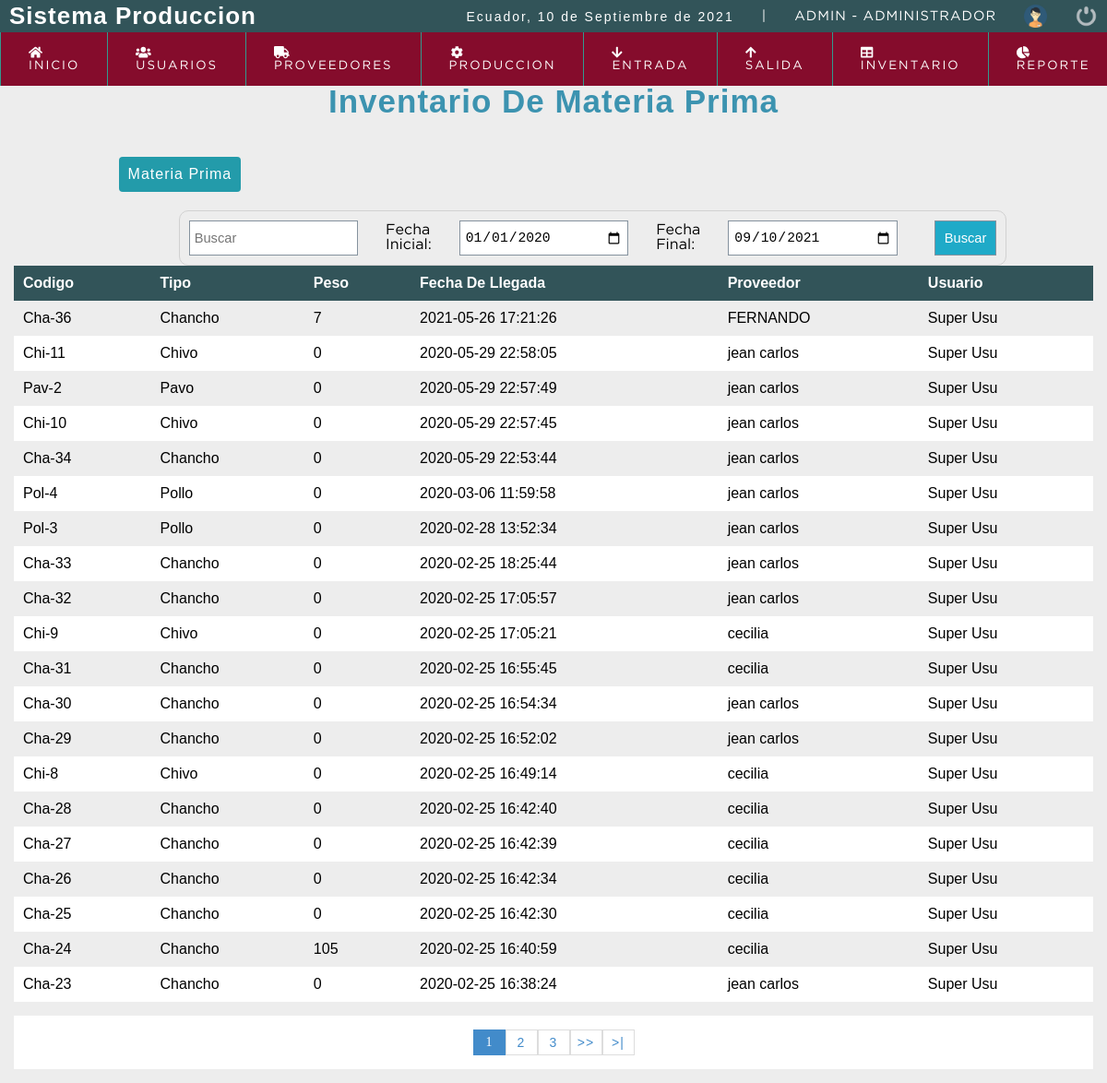
The app's page /sistema/inv_mat_pri.php (signed in) with its own data.
### tables this page shows
CREATE TABLE `mat_prima` (
  `id_mat` int(11) NOT NULL,
  `cod_mat_pri` varchar(11) NOT NULL,
  `id_prov` int(11) NOT NULL,
  `id_tip_mat` int(11) NOT NULL,
  `peso_lle` float NOT NULL,
  `fech_reg_mat` datetime NOT NULL DEFAULT current_timestamp(),
  `id_usu` int(11) NOT NULL,
  `estado_mate` int(11) NOT NULL DEFAULT 1
);

CREATE TABLE `tipo_mat` (
  `id_tip_mat` int(11) NOT NULL,
  `nom_tip_mat` varchar(50) NOT NULL
);

CREATE TABLE `proveedor` (
  `id_prov` int(11) NOT NULL,
  `ced_pro` varchar(10) NOT NULL,
  `ape_pro` varchar(50) NOT NULL,
  `nom_pro` varchar(50) NOT NULL,
  `cel_pro` int(10) NOT NULL,
  `cor_pro` text NOT NULL,
  `dir_pro` text NOT NULL,
  `ruc_emp` varchar(13) NOT NULL,
  `raz_emp` text NOT NULL,
  `nom_emp` varchar(20) NOT NULL,
  `dir_emp` text NOT NULL,
  `cor_emp` text NOT NULL,
  `tel_emp` varchar(10) NOT NULL,
  `id_tip_emp` int(5) NOT NULL,
  `fech_reg_pro` datetime NOT NULL DEFAULT current_timestamp(),
  `id_usu` int(11) NOT NULL,
  `estado` int(11) NOT NULL DEFAULT 1
);

CREATE TABLE `usuario` (
  `id_usu` int(11) NOT NULL,
  `ced_usu` varchar(10) NOT NULL,
  `nom_usu` varchar(50) NOT NULL,
  `ape_usu` varchar(50) NOT NULL,
  `cel_usu` varchar(10) DEFAULT NULL,
  `tel_usu` varchar(10) DEFAULT NULL,
  `dir_usu` text NOT NULL,
  `cor_usu` text NOT NULL,
  `cod_tip_usu` int(5) NOT NULL,
  `usu_usu` varchar(15) NOT NULL,
  `cla_usu` varchar(15) NOT NULL,
  `fech_reg_usu` datetime NOT NULL DEFAULT current_timestamp(),
  `estado` int(11) NOT NULL DEFAULT 1
);

### sistema/includes/functions.php (called while the page is built, shortened)
<?php
	function fechaC(){
		$mes = array("","Enero",
					  "Febrero",
					  "Marzo",
					  "Abril",
					  "Mayo",
					  "Junio",
					  "Julio",
					  "Agosto",
					  "Septiembre",
					  "Octubre",
					  "Noviembre",
					  "Diciembre");
		return date('d')." de ". $mes[date('n')] . " de " . date('Y');
	}
 ?>

### sistema/inv_mat_pri.php (the view, shortened to what this page needs)
<?php
include "conexion.php";
?>
<!DOCTYPE html>
<html lang="es">
<head>
	<?php include "includes/scripts.php"; ?>
</head>
<body>
	<?php include "includes/header.php"; ?>
	<section id="container">
		<div class="title_page">
			<h1>Inventario De Materia Prima</h1>
		</div>
		<div class="buscador">
			<a href="materia_prima.php" class="btn_nusuario" style="width: auto; padding: 10px;">Materia Prima</a>
			<form action="inv_mat_pri.php" method="GET" class="form_buscar">
				<?php include "includes/buscador.php"; ?>
			</form>
		</div>
		<div id="inv_mat_pri">
			<table>
				<tr>
					<th>Codigo</th>
					<th>Tipo</th>
					<th>Peso</th>
					<th>Fecha De Llegada</th>
					<?php if ($_SESSION['rol'] == 1) {
					?>
						<th>Proveedor</th>
						<th>Usuario</th>
					<?php  } ?>
				</tr>
				<?php
				$sql_registe = mysqli_query($conexion, "SELECT COUNT(*) AS total_registro
														FROM mat_prima u
															INNER JOIN tipo_mat t ON u.id_tip_mat = t.id_tip_mat
															INNER JOIN proveedor pr  ON u.id_prov = pr.id_prov
															INNER JOIN usuario us  ON u.id_usu = us.id_usu
														WHERE (u.id_mat LIKE '%$busqueda%'
															OR pr.nom_pro LIKE '%$busqueda%'
															OR t.nom_tip_mat LIKE '%$busqueda%'
															OR u.cod_mat_pri LIKE '%$busqueda%'
															OR us.nom_usu LIKE '%$busqueda%'
															OR u.peso_lle LIKE '%$busqueda%') AND estado_mate = 1 AND u.fech_reg_mat BETWEEN '$fecha1' AND '$fecha2'
														ORDER BY fech_reg_mat DESC");
				$result_register = mysqli_fetch_array($sql_registe);
				$total_registro = $result_register['total_registro'];
				$por_pagina = 20;
				if (empty($_GET['pagina'])) {
					$pagina = 1;
				} else {
					$pagina = $_GET['pagina'];
				}
				$desde = ($pagina - 1) * $por_pagina;
				$total_paginas = ceil($total_registro / $por_pagina);
				$query = mysqli_query($conexion, "SELECT u.id_mat, pr.nom_pro, t.nom_tip_mat, u.peso_lle,u.cod_mat_pri, us.nom_usu, u.fech_reg_mat
			FROM mat_prima u
	    	 	INNER JOIN tipo_mat t ON u.id_tip_mat = t.id_tip_mat
	    	 	INNER JOIN proveedor pr  ON u.id_prov = pr.id_prov
	    	 	INNER JOIN usuario us  ON u.id_usu = us.id_usu
	    	WHERE (u.id_mat LIKE '%$busqueda%'
			 	OR pr.nom_pro LIKE '%$busqueda%'
				OR t.nom_tip_mat LIKE '%$busqueda%'
				OR u.cod_mat_pri LIKE '%$busqueda%'
	    		OR us.nom_usu LIKE '%$busqueda%'
	    		OR u.peso_lle LIKE '%$busqueda%')
				AND estado_mate = 1
				AND u.fech_reg_mat BETWEEN '$fecha1' AND '$fecha2'
				ORDER BY fech_reg_mat DESC
				LIMIT $desde,$por_pagina");
				$result = mysqli_num_rows($query);
				if ($result > 0) {
					while ($data = mysqli_fetch_array($query)) {
				?>
						<tr>
							<td><?php echo $data["cod_mat_pri"]; ?></td>
							<td><?php echo $data["nom_tip_mat"]; ?></td>
							<td><?php echo $data["peso_lle"]; ?></td>
							<td><?php echo $data["fech_reg_mat"]; ?></td>
							<?php if ($_SESSION['rol'] == 1) {
							?>
								<td><?php echo $data["nom_pro"]; ?></td>
								<td><?php echo $data["nom_usu"]; ?></td>
							<?php  } ?>
						</tr>
					<?php
					}
					?>
			</table>
			<?php
				}
		?>
		<?php include "includes/paginador.php"; ?>
		</div>
	</section>
</body>
</html>

### sistema/includes/scripts.php (shortened to what this page needs)
<link rel="stylesheet" type="text/css" href="css/style.css">
<?php include "functions.php" ?>
<link rel="stylesheet" href="https://cdn.jsdelivr.net/npm/chart.js@2.9.4/dist/Chart.min.css">
<link rel="stylesheet" href="https://cdn.jsdelivr.net/npm/chart.js@2.9.4/dist/Chart.min.css">

### sistema/includes/header.php (shortened to what this page needs)
<?php
switch ($_SESSION['rol']){
    case 1:
        $rol = 'Administrador';
        break;
}
?>
<header>
    <div class="header">
        <h1>Sistema Produccion</h1>
        <div class="optionsBar">
            <p>Ecuador, <?php echo fechaC(); ?></p>
            <span>|</span>
            <span class="user"> <?php echo $_SESSION['user'] . ' - ' . $rol; ?></span>
            <img class="photouser" src="img/user.png" alt="Usuario">
            <a href="salir.php"><img class="close" src="img/salir.png" alt="Salir del sistema" title="Salir"></a>
        </div>
    </div>
    <?php include "nav.php"; ?>
</header>

### sistema/includes/nav.php (shortened to what this page needs)
<nav>
  <ul>
     <li><a href="index.php"><i class="fas fa-home"></i> Inicio</a></li>
     <?php
     if ($_SESSION['rol'] == 1) {
     ?>
     <li class="principal"><a href="usuario.php"><i class="fas fa-users"></i> Usuarios</a>
     </li>
    <?php } ?>
    <li class="principal"><a href="proveedor.php"><i class="fas fa-truck"></i> Proveedores</a>
    </li>
    <li class="principal"><a href="orden_produc_embu.php"><i class="fas fa-cog fa-spin fa-fw"></i> Produccion</a>
    </li>
    <li class="principal"><a href="produc_termi.php"><i class="fas fa-arrow-down"></i> Entrada</a>
    </li>
    <li class="principal"><a href="produc_proce.php"><i class="fas fa-arrow-up"></i> Salida</a>
    </li>
    <li class="principal"><a href="inv_mat_pri.php"><i class="fas fa-table"></i> Inventario</a>
    </li>
    <li class="principal"><a href="merma.php"><i class="fas fa-chart-pie"></i> Reporte</a>
    </li>
  </ul>
</nav>

### sistema/includes/buscador.php (shortened to what this page needs)
<?php
		if (isset($_GET['busqueda'])) {
			$busqueda = ucwords($_REQUEST['busqueda']);
			$fecha1 = $_GET['start_date'];
			$fecha2 = date("Y-m-d",strtotime($_GET['end_date']."+ 1 days"));
			$search = true;
		} else {
			$busqueda = "";
			$fecha1 = "2020-01-01";
			$hoy = date("Y-m-d");
			$fecha2 = date("Y-m-d",strtotime($hoy."+ 1 days"));
		}
?>
<input type="text" name="busqueda" id="busqueda" placeholder="Buscar" value="<?php echo $busqueda; ?>">
				<label for="fecha1" class="form" style="margin: 0px;">Fecha Inicial:</label>
				<input id="start_date" type="date" class="f16" name="start_date" step="1" min="2020-01-01" max="<?php echo $hoy; ?>" value="<?php if (isset($_GET['start_date'])) {
																																			echo $_GET['start_date'];
																																		} else {
																																			echo '2020-01-01';
																																		} ?>">
				<label for="fecha2" class="form" style="margin: 0px;">Fecha Final:</label>
				<input id="end_date" type="date" class="f16" name="end_date" step="1" min="2020-01-01" max="<?php echo $hoy; ?>" value="<?php if (isset($_GET['end_date'])) {
																																			echo $_GET['end_date'];
																																		} else {
																																			echo $hoy;
																																		} ?>">
				<input type="submit" value="Buscar" class="btn_buscar" style="width: auto; padding: 10px;">

### sistema/includes/paginador.php (shortened to what this page needs)
<div class="pagina">
    <ul>
        <?php
        for ($i = 1; $i <= $total_paginas; $i++) {
            if ($i == $pagina) {
                echo '<li class="pageSelected">' . $i . '</li>';
            } else {
                echo '<li><a href="?pagina=' . $i . '&busqueda=' . $busqueda . '&start_date='. $fecha1 . '&end_date='. $fecha2 .' ">' . $i . '</a></li>';
            }
        }
        if ($pagina != $total_paginas && $total_paginas > 1) {
        ?>
            <li><a href="?pagina=<?php echo $pagina + 1; ?>&busqueda=<?php echo $busqueda; ?>&start_date=<?php echo $fecha1; ?>&end_date=<?php echo $fecha2; ?>">>></a></li>
            <li><a href="?pagina=<?php echo $total_paginas; ?>&busqueda=<?php echo $busqueda; ?>&start_date=<?php echo $fecha1; ?>&end_date=<?php echo $fecha2; ?>">>|</a></li>
        <?php } ?>
    </ul>
</div>

### sistema/css/style.css (style rules this page uses)
* { margin: 0; padding: 0; box-sizing: border-box; }
.f16 { font-size:16px; }
body { background: #ededed; }
h1, h2, h3, h4, h5, h6 { font-family: 'arial'; font-weight: bold; letter-spacing: 1px; }
h1 { font-size: 26px; }
p { font-family: 'arial'; letter-spacing: 2px; font-size: 14px; line-height: 20px; }
a { text-decoration: none; font-family: arial; letter-spacing: 1px; }
span { font-family: 'GothamBook'; letter-spacing: 1px; font-size: 14px; line-height: 20px; }
header { position: fixed; width: 100%; }
.header { color: #FFF; background: #325459; height: 35px; display: -webkit-flex; display: -moz-flex; display: -ms-flex; display: -o-flex; display: flex; justify-content: space-between; align-items: center; padding: 10px; }
.optionsBar { display: -webkit-flex; display: -moz-flex; display: -ms-flex; display: -o-flex; display: flex; justify-content: center; align-items: center; }
.optionsBar span { color: #FFF; font-size: 11pt; font-family: 'GothamBook'; text-transform: uppercase; margin-left: 30px; }
.photouser { margin-left: 30px; width: 25px; height: 25px; }
.close { width: 25px; height: 25px; }
.optionsBar a { display: -webkit-flex; display: -moz-flex; display: -ms-flex; display: -o-flex; display: flex; margin-left: 30px; }
nav ul { background: #850c2c; list-style: none; display: -webkit-flex; display: -moz-flex; display: -ms-flex; display: -o-flex; display: flex; justify-content: left; align-items: center; }
nav ul > li a { position: relative; }
nav a { color: #FFF; display: block; font-size: 10pt; font-family: 'GothamBook'; padding: 15px 30px; text-transform: uppercase; letter-spacing: 2px; transition: background .5s; border-left: 1px solid #319B8F; }
nav .principal > a { background-position-x: 0%; background-position-y: 0%; background-size: auto auto; background-position: 94% center; background-size: 10px; }
#container { padding: 90px 15px 15px; }
#container h1 { font-size: 35px; display: block; text-align: center; }
.btn_nusuario { display: inline-block; background: #239baa; color: #FFF; padding: 5px 25px; border-radius: 4px; margin: 20px }
form { background: #fff; margin: auto; padding: 20px 50px; border: 1px solid #d1d1d1; display: grid; grid-template-columns: 1fr 1fr; grid-gap: 30px; }
.buscador { margin-left: 8%; margin-right: 8%; width: 84%; }
label { font-size: 12pt; font-family: 'Gothambook'; align-self: center; margin: 15px auto 5px auto; }
table { border-collapse: collapse; font-size: 12pt; font-family: 'Arial'; width: 100% }
table th { text-align: left; padding: 10px; background: #325459; color: #FFF; }
table tr:nth-child(odd) { background: #FFF; }
table td { padding: 10px; }
.pagina ul { padding: 15px; list-style: none; background: #FFF; margin-top: 15px; display: -webkit-flex; display: -moz-flex; display: -ms-flex; display: -o-flex; display: flex; justify-content: center; }
.pagina a, .pageSelected { color: #428bca; border: 1px solid #ddd; padding: 5px; display: inline-block; font-size: 14px; text-align: center; width: 35px; }
.pageSelected { color: #FFF; background: #428bca; border: 1px solid #428bca; }
.form_buscar { display: -webkit-flex; display: -moz-flex; display: -ms-flex; display: -o-flex; display: flex; float: right; background: initial; padding: 10px; border-radius: 10px; }
.form_buscar input { display: block; width: 100%; font-size: 11pt; padding: 5px; border: 1px solid #85929e; }
.btn_buscar { background: #1faac8; color: #FFF; padding: 0 20px; border: 0; cursor: pointer; margin-left: 10px; }
.datos_cliente, .datos_cortes, .title_page { width: 100%; max-width: 900px; margin: auto; margin-bottom: 20px; text-align: center; }
.title_page h1 { color: #3c93b0; align-items: center; text-align: center; justify-content: center; }

### records on screen
mat_prima: cod_mat_pri "Cha-36", id_tip_mat.nom_tip_mat "Chancho", peso_lle "7", fech_reg_mat "2021-05-26 17:21:26", id_prov.nom_pro "FERNANDO", id_usu.nom_usu "Super Usu"
mat_prima: cod_mat_pri "Chi-11", id_tip_mat.nom_tip_mat "Chivo", peso_lle "0", fech_reg_mat "2020-05-29 22:58:05", id_prov.nom_pro "jean carlos", id_usu.nom_usu "Super Usu"
mat_prima: cod_mat_pri "Pav-2", id_tip_mat.nom_tip_mat "Pavo", peso_lle "0", fech_reg_mat "2020-05-29 22:57:49", id_prov.nom_pro "jean carlos", id_usu.nom_usu "Super Usu"
mat_prima: cod_mat_pri "Chi-10", id_tip_mat.nom_tip_mat "Chivo", peso_lle "0", fech_reg_mat "2020-05-29 22:57:45", id_prov.nom_pro "jean carlos", id_usu.nom_usu "Super Usu"
mat_prima: cod_mat_pri "Cha-34", id_tip_mat.nom_tip_mat "Chancho", peso_lle "0", fech_reg_mat "2020-05-29 22:53:44", id_prov.nom_pro "jean carlos", id_usu.nom_usu "Super Usu"
mat_prima: cod_mat_pri "Pol-4", id_tip_mat.nom_tip_mat "Pollo", peso_lle "0", fech_reg_mat "2020-03-06 11:59:58", id_prov.nom_pro "jean carlos", id_usu.nom_usu "Super Usu"
mat_prima: cod_mat_pri "Pol-3", id_tip_mat.nom_tip_mat "Pollo", peso_lle "0", fech_reg_mat "2020-02-28 13:52:34", id_prov.nom_pro "jean carlos", id_usu.nom_usu "Super Usu"
mat_prima: cod_mat_pri "Cha-33", id_tip_mat.nom_tip_mat "Chancho", peso_lle "0", fech_reg_mat "2020-02-25 18:25:44", id_prov.nom_pro "jean carlos", id_usu.nom_usu "Super Usu"
mat_prima: cod_mat_pri "Cha-32", id_tip_mat.nom_tip_mat "Chancho", peso_lle "0", fech_reg_mat "2020-02-25 17:05:57", id_prov.nom_pro "jean carlos", id_usu.nom_usu "Super Usu"
mat_prima: cod_mat_pri "Chi-9", id_tip_mat.nom_tip_mat "Chivo", peso_lle "0", fech_reg_mat "2020-02-25 17:05:21", id_prov.nom_pro "cecilia", id_usu.nom_usu "Super Usu"
mat_prima: cod_mat_pri "Cha-31", id_tip_mat.nom_tip_mat "Chancho", peso_lle "0", fech_reg_mat "2020-02-25 16:55:45", id_prov.nom_pro "cecilia", id_usu.nom_usu "Super Usu"
mat_prima: cod_mat_pri "Cha-30", id_tip_mat.nom_tip_mat "Chancho", peso_lle "0", fech_reg_mat "2020-02-25 16:54:34", id_prov.nom_pro "jean carlos", id_usu.nom_usu "Super Usu"
mat_prima: cod_mat_pri "Cha-29", id_tip_mat.nom_tip_mat "Chancho", peso_lle "0", fech_reg_mat "2020-02-25 16:52:02", id_prov.nom_pro "jean carlos", id_usu.nom_usu "Super Usu"
mat_prima: cod_mat_pri "Chi-8", id_tip_mat.nom_tip_mat "Chivo", peso_lle "0", fech_reg_mat "2020-02-25 16:49:14", id_prov.nom_pro "cecilia", id_usu.nom_usu "Super Usu"
mat_prima: cod_mat_pri "Cha-28", id_tip_mat.nom_tip_mat "Chancho", peso_lle "0", fech_reg_mat "2020-02-25 16:42:40", id_prov.nom_pro "cecilia", id_usu.nom_usu "Super Usu"
mat_prima: cod_mat_pri "Cha-27", id_tip_mat.nom_tip_mat "Chancho", peso_lle "0", fech_reg_mat "2020-02-25 16:42:39", id_prov.nom_pro "cecilia", id_usu.nom_usu "Super Usu"
mat_prima: cod_mat_pri "Cha-26", id_tip_mat.nom_tip_mat "Chancho", peso_lle "0", fech_reg_mat "2020-02-25 16:42:34", id_prov.nom_pro "cecilia", id_usu.nom_usu "Super Usu"
mat_prima: cod_mat_pri "Cha-25", id_tip_mat.nom_tip_mat "Chancho", peso_lle "0", fech_reg_mat "2020-02-25 16:42:30", id_prov.nom_pro "cecilia", id_usu.nom_usu "Super Usu"
mat_prima: cod_mat_pri "Cha-24", id_tip_mat.nom_tip_mat "Chancho", peso_lle "105", fech_reg_mat "2020-02-25 16:40:59", id_prov.nom_pro "cecilia", id_usu.nom_usu "Super Usu"
mat_prima: cod_mat_pri "Cha-23", id_tip_mat.nom_tip_mat "Chancho", peso_lle "0", fech_reg_mat "2020-02-25 16:38:24", id_prov.nom_pro "jean carlos", id_usu.nom_usu "Super Usu"

### other values on screen
fechaC() "10 de Septiembre de 2021"
$_SESSION['user'] "ADMIN"
$rol "ADMINISTRADOR"
